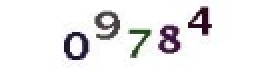
#> input picture rac/09784.png, 140 x 35 px (shown 2 times larger); its folder holds 4 pictures in this run
$ python captchaToText.py
#> lines starting #> are read from the running program, lines starting #| are printed output that depends on the picture; after the words box and inside, x2 and y2 are one past the last pixel; in counts of white or black regions, pixels touching at a corner belong together
import pandas as pd
import numpy as np
import cv2
import glob
import imutils
from imutils import paths
import os
import os.path

unsolvedCapchasFolder='rac'
outputFolder='extracted'
unsolvedCapchas=glob.glob(os.path.join(unsolvedCapchasFolder,'*'))
counts={}
for captcha_image in unsolvedCapchas:

    # grab the base filename as the text
    filename=os.path.basename(captcha_image)
    captchaText=os.path.splitext(filename)[0]

    # Load the image and convert it to grayscale
    image = cv2.imread(captcha_image)
#> image is the input picture: shape (35, 140, 3); mean B, G, R 236.4, 235.3, 236.6
    gray = cv2.cvtColor(image, cv2.COLOR_BGR2GRAY)

    # Adding some extra padding around the image
    gray = cv2.copyMakeBorder(gray, 8, 8, 8, 8, cv2.BORDER_REPLICATE)
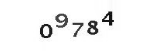
#> gray: shape (51, 156); min 10, max 255, mean 243.1

    # applying threshold
    thresh = cv2.threshold(gray, 127, 255, cv2.THRESH_BINARY_INV, cv2.THRESH_OTSU)[1]
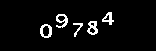
#> thresh: shape (51, 156); 4.9% white in thin lines or dots, all inside (x1, y1, x2, y2) = (40, 12, 114, 38)

    # creating empty list for holding the coordinates of the letters
    letter_image_regions = []

    # finding the contours
    contours, hierarchy = cv2.findContours(thresh.copy(), cv2.RETR_EXTERNAL, cv2.CHAIN_APPROX_SIMPLE)
#> contours = 5 contours; box (x1, y1, x2, y2) and area: (40, 24, 52, 38) 120, (87, 21, 98, 35) 96, (56, 14, 68, 28) 89, (102, 12, 114, 25) 68, (73, 23, 83, 37) 26
    # now we will loop through each of the contours and extract the letter
    for contour in contours:
      # Get the rectangle that contains the contour
      (x, y, w, h) = cv2.boundingRect(contour)

      # checking if any counter is too wide
      # if countour is too wide then there could be two letters joined together or are very close to each other
      if w / h > 1.25:
        # Split it in half into two letter regions
        half_width = int(w / 2)
        letter_image_regions.append((x, y, half_width, h))
        letter_image_regions.append((x + half_width, y, half_width, h))
      else:
        letter_image_regions.append((x, y, w, h))
#> this loop made 5 passes
#> (x, y, w, h) on passes 1 to 5: (40, 24, 12, 14), (73, 23, 10, 14), (87, 21, 11, 14), (56, 14, 12, 14), (102, 12, 12, 13)
#> after the loop, letter_image_regions = [(40, 24, 12, 14), (73, 23, 10, 14), (87, 21, 11, 14), (56, 14, 12, 14), (102, 12, 12, 13)]

    letter_image_regions = sorted(letter_image_regions, key=lambda x: x[0])
#> letter_image_regions = [(40, 24, 12, 14), (56, 14, 12, 14), (73, 23, 10, 14), (87, 21, 11, 14), (102, 12, 12, 13)]

    # Save each letter as a single image
    for letter_bounding_box, letter_text in zip(letter_image_regions,captchaText):
      # Grab the coordinates of the letter in the image
      x, y, w, h = letter_bounding_box

      # Extract the letter from the original image with a 2-pixel margin around the edge
      letter_image = gray[y - 2:y + h + 2, x - 2:x + w + 2]

      # Get the folder to save the image in
      save_path = os.path.join(outputFolder, letter_text)

      # creating different output folder for storing different letters
      if not os.path.exists(save_path):
        os.makedirs(save_path)

      #   write the letter image to a file
      count = counts.get(letter_text, 1)
      p = os.path.join(save_path, "{}.png".format(str(count)))
      cv2.imwrite(p, letter_image)

      # increment the count
      counts[letter_text] = count + 1
#> this loop made 5 passes
#> (letter_text, x, y, w, h) on passes 1 to 5: ('0', 40, 24, 12, 14), ('9', 56, 14, 12, 14), ('7', 73, 23, 10, 14), ('8', 87, 21, 11, 14), ('4', 102, 12, 12, 13)
#> after the loop, counts = {'0': 2, '9': 2, '7': 2, '8': 2, '4': 2}
#> pass 2 of the loop `for captcha_image in unsolvedCapchas:`:
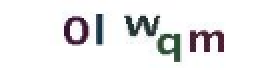
#> input picture rac/0Iwqm.png, 140 x 35 px (shown 2 times larger)
#> image is the input picture: shape (35, 140, 3); mean B, G, R 236, 235.2, 235.4
#> `gray = cv2.copyMakeBorder(gray, 8, 8, 8, 8, cv2.BORDER_REPLICATE)`:
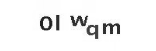
#> gray: shape (51, 156); min 21, max 255, mean 242.8
#> `thresh = cv2.threshold(gray, 127, 255, cv2.THRESH_BINARY_INV, cv2.THRE..`:
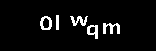
#> thresh: shape (51, 156); 5.4% white; 5 white regions
#> contours = 5 contours; box (x1, y1, x2, y2) and area: (40, 16, 52, 30) 122, (87, 25, 98, 39) 92, (103, 23, 120, 34) 70, (70, 16, 88, 26) 58, (56, 15, 59, 30) 28
#> the loop `for contour in contours:` made 5 passes
#> (x, y, w, h, half_width) on passes 2 to 3: (103, 23, 17, 11, 8), (70, 16, 18, 10, 9)
#> after the loop `for contour in contours:`: letter_image_regions = [(87, 25, 11, 14), (103, 23, 8, 11), (111, 23, 8, 11), (70, 16, 9, 10), (79, 16, 9, 10), (40, 16, 12, 14), (56, 15, 3, 15)]
#> `letter_image_regions = sorted(letter_image_regions, key=lambda x: x[0])`: letter_image_regions = [(40, 16, 12, 14), (56, 15, 3, 15), (70, 16, 9, 10), (79, 16, 9, 10), (87, 25, 11, 14), (103, 23, 8, 11), (111, 23, 8, 11)]
#> the loop `for letter_bounding_box, letter_text in zip(letter_image_regions,captc..` made 5 passes
#> (letter_text, x, y, w, h, count) on passes 1 to 5: ('0', 40, 16, 12, 14, 2), ('I', 56, 15, 3, 15, 1), ('w', 70, 16, 9, 10, 1), ('q', 79, 16, 9, 10, 1), ('m', 87, 25, 11, 14, 1)
#> after the loop `for letter_bounding_box, letter_text in zip(letter_image_regions,captc..`: counts = 9 items
#> pass 3 of the loop `for captcha_image in unsolvedCapchas:`:
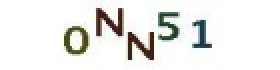
#> input picture rac/0NN51.png, 140 x 35 px (shown 2 times larger)
#> image is the input picture: shape (35, 140, 3); mean B, G, R 233.3, 235.6, 235.7
#> `gray = cv2.copyMakeBorder(gray, 8, 8, 8, 8, cv2.BORDER_REPLICATE)`:
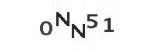
#> gray: shape (51, 156); min 18, max 255, mean 242.8
#> `thresh = cv2.threshold(gray, 127, 255, cv2.THRESH_BINARY_INV, cv2.THRE..`:
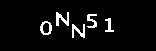
#> thresh: shape (51, 156); 5.2% white in thin lines or dots, all inside (x1, y1, x2, y2) = (40, 12, 114, 38)
#> contours = 5 contours; box (x1, y1, x2, y2) and area: (40, 21, 52, 35) 118, (56, 12, 69, 26) 68, (72, 24, 85, 38) 57, (87, 14, 97, 28) 45, (105, 18, 114, 32) 37
#> the loop `for contour in contours:` made 5 passes
#> (x, y, w) on passes 1 to 5: (72, 24, 13), (40, 21, 12), (105, 18, 9), (87, 14, 10), (56, 12, 13)
#> after the loop `for contour in contours:`: letter_image_regions = [(72, 24, 13, 14), (40, 21, 12, 14), (105, 18, 9, 14), (87, 14, 10, 14), (56, 12, 13, 14)]
#> `letter_image_regions = sorted(letter_image_regions, key=lambda x: x[0])`: letter_image_regions = [(40, 21, 12, 14), (56, 12, 13, 14), (72, 24, 13, 14), (87, 14, 10, 14), (105, 18, 9, 14)]
#> the loop `for letter_bounding_box, letter_text in zip(letter_image_regions,captc..` made 5 passes
#> (letter_bounding_box, letter_text, x, y, w, count) on passes 1 to 5: ((40, 21, 12, 14), '0', 40, 21, 12, 3), ((56, 12, 13, 14), 'N', 56, 12, 13, 1), ((72, 24, 13, 14), 'N', 72, 24, 13, 2), ((87, 14, 10, 14), '5', 87, 14, 10, 1), ((105, 18, 9, 14), '1', 105, 18, 9, 1)
#> after the loop `for letter_bounding_box, letter_text in zip(letter_image_regions,captc..`: counts = 12 items
#> the loop made 4 passes; the first 3 are shown

letter_folder = 'extracted'
#> letter_folder = 'extracted'

#creating empty lists for storing image data and labels
data = []
labels = []
for image in paths.list_images(letter_folder):
    img = cv2.imread(image)
    img = cv2.cvtColor(img, cv2.COLOR_BGR2GRAY)
    img = cv2.resize(img, (30,30))
    # adding a 3rd dimension to the image
    img = np.expand_dims(img, axis = 2)
    # print(img)
    #grabing the name of the letter based on the folder it is present in
    label = image.split(os.path.sep)[-2]

    # appending to the empty lists
    data.append(img)
    labels.append(label)

#converting data and labels to np array
data = np.array(data, dtype = "float")
labels = np.array(labels)
data=data/255.0

# split the dataset into train and tests set
from sklearn.model_selection import train_test_split
#> (the run stopped early here; a loop or call above may not have finished)
